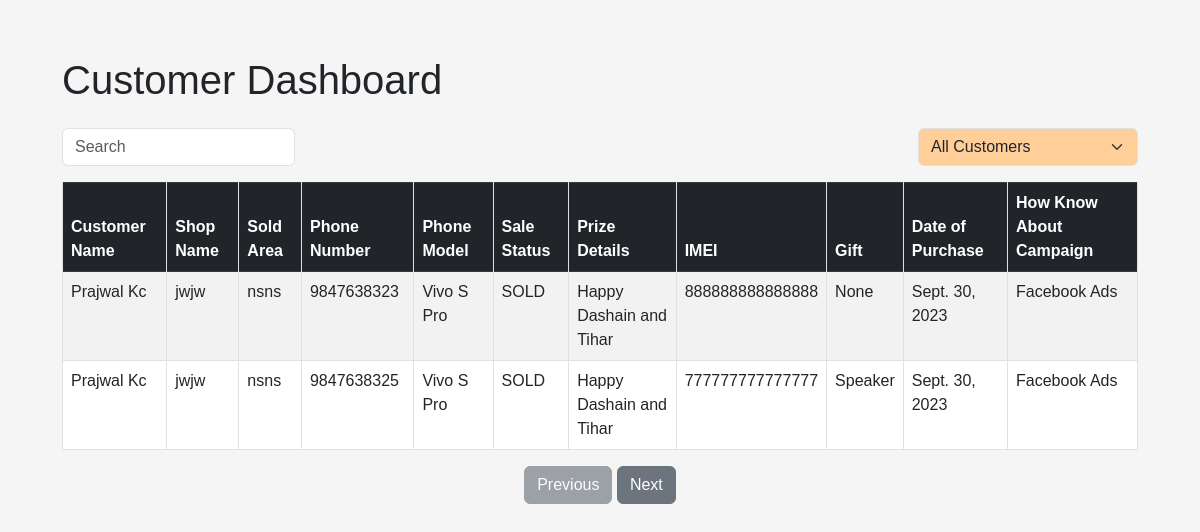
The app's page /customer-dashboard/, older data.
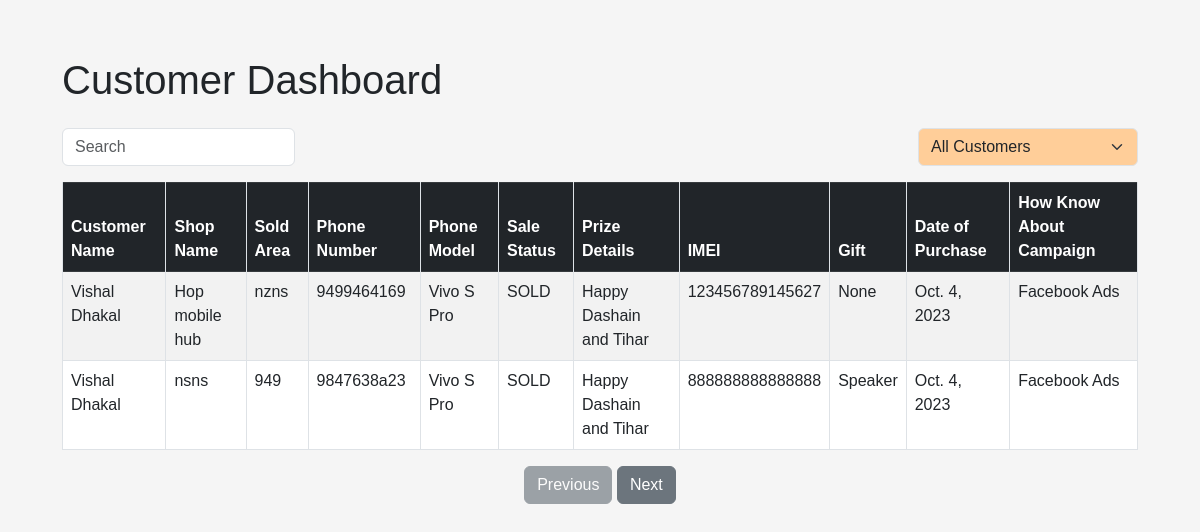
The same page, newer data.
### gifts/models.py (models this page shows, shortened)
class Customer(models.Model):
    CAMPAIGN_CHOICES = [
        ("Facebook Ads", "Facebook Ads"),
        ("Reatil Shop", "Reatil Shop"),
        ("Google Ads", "Google Ads"),
        ("Others", "Others"),
    ]
    customer_name = models.CharField(max_length=400)
    shop_name = models.TextField()
    sold_area = models.CharField(max_length=800)
    phone_number = models.CharField(max_length=400)
    phone_model = models.ForeignKey(MobilePhone, on_delete=models.CASCADE)
    sale_status = models.CharField(max_length=400, default="SOLD")
    prize_details = models.CharField(
        max_length=900, default="Happy Dashain and Tihar")
    gift = models.ForeignKey(Gift, on_delete=models.CASCADE, null=True)
    imei = models.CharField(max_length=400)
    date_of_purchase = models.DateField(auto_now_add=True, auto_now=False)
    how_know_about_campaign = models.CharField(
        max_length=800, choices=CAMPAIGN_CHOICES)
    recharge_card = models.ForeignKey(RechargeCard, on_delete=models.CASCADE,null=True,related_name="recharge_card")
    ntc_recharge_card = models.BooleanField(default=False)
    amount_of_card = models.IntegerField(default=50)
    profession =  models.CharField(max_length=400, default="None")
    class Meta:
        ordering = ("-date_of_purchase",)

class MobilePhone(models.Model):
    phone_model = models.CharField(max_length=400)
    def __str__(self):
        return self.phone_model

class Gift(models.Model):
    name = models.CharField(max_length=400)
    image_url = models.FileField()
    def __str__(self):
        return self.name

### gifts/views.py (the view)
# urls.py: path('customer-dashboard/', customer_dashboard, name='customer_dashboard'),
def customer_dashboard(request):
    customers = Customer.objects.all()
    customers_with_gifts = Customer.objects.filter(gift__isnull=False)
    customers_without_gifts = Customer.objects.filter(gift__isnull=True)
    context = {
        'customers': customers,
        'customers_with_gifts': customers_with_gifts,
        'customers_without_gifts': customers_without_gifts,
    }
    return render(request, 'customer_dashboard.html', context)

### gifts/templates/customer_dashboard.html (shortened to what this page needs)
{% load static %}
<!DOCTYPE html>
<html lang="en">
<head>
    <link rel="stylesheet" href="https://cdn.jsdelivr.net/npm/bootstrap@5.3.0/dist/css/bootstrap.min.css">
    <link rel="stylesheet" href="{% static 'dashboard.css' %}">
</head>
<body>
    <div class="container mt-4">
        <h1 class="mb-4">Customer Dashboard</h1>
        <div class="d-flex justify-content-between align-items-center mb-3">
            <div class="form-group mb-0">
                <input type="text" id="searchInput" class="form-control" placeholder="Search">
            </div>
            <div class="form-group mb-0">
                <select class="form-select filterSelect" id="giftFilter" style="background-color:#ffce99;">
                    <option value="">All Customers</option>
                </select>
            </div>
        </div>
        <table class="table table-striped table-bordered">
            <thead class="table-dark">
                <tr>
                    <th>Customer Name</th>
                    <th>Shop Name</th>
                    <th>Sold Area</th>
                    <th>Phone Number</th>
                    <th>Phone Model</th>
                    <th>Sale Status</th>
                    <th>Prize Details</th>
                    <th>IMEI</th>
                    <th>Gift</th>
                    <th>Date of Purchase</th>
                    <th>How Know About Campaign</th>
                </tr>
            </thead>
            <tbody>
                {% for customer in customers %}
                <tr
                    class="customer-row {% if customer.gift %}customers-with-gift{% else %}customers-no-gift{% endif %}">
                    <td>{{ customer.customer_name }}</td>
                    <td>{{ customer.shop_name }}</td>
                    <td>{{ customer.sold_area }}</td>
                    <td>{{ customer.phone_number }}</td>
                    <td>{{ customer.phone_model }}</td>
                    <td>{{ customer.sale_status }}</td>
                    <td>{{ customer.prize_details }}</td>
                    <td>{{ customer.imei }}</td>
                    <td>{{ customer.gift }}</td>
                    <td>{{ customer.date_of_purchase }}</td>
                    <td>{{ customer.how_know_about_campaign }}</td>
                </tr>
                {% endfor %}
            </tbody>
        </table>
        <div class="text-center">
            <button class="btn btn-secondary mr-2" id="prevBtn">Previous</button>
            <button class="btn btn-secondary" id="nextBtn">Next</button>
        </div>
    </div>
</body>
</html>

### static/dashboard.css (style rules this page uses)
body { font-family: Arial, sans-serif; background-color: #f5f5f5; }
.container { padding: 2rem; }
table { width: 100%; border-collapse: collapse; margin-bottom: 2rem; }
th, td { padding: 0.75rem; border: 1px solid #dee2e6; }
th { background-color: #f8f9fa; font-weight: bold; }
tr:nth-child(even) { background-color: #f2f2f2; }
.text-center { text-align: center; margin-top: 1rem; }

Row changes from the older to the newer data that the page shows:
removed Customer: customer_name "Prajwal Kc", shop_name "jwjw", sold_area "nsns", phone_number "9847638323", phone_model "Vivo S Pro", sale_status "SOLD", prize_details "Happy Dashain and Tihar", imei "888888888888888", gift "None", date_of_purchase "Sept. 30, 2023", how_know_about_campaign "Facebook Ads"
removed Customer: customer_name "Prajwal Kc", shop_name "jwjw", sold_area "nsns", phone_number "9847638325", phone_model "Vivo S Pro", sale_status "SOLD", prize_details "Happy Dashain and Tihar", imei "777777777777777", gift "Speaker", date_of_purchase "Sept. 30, 2023", how_know_about_campaign "Facebook Ads"
added Customer: customer_name "Vishal Dhakal", shop_name "Hop mobile hub", sold_area "nzns", phone_number "9499464169", phone_model "Vivo S Pro", sale_status "SOLD", prize_details "Happy Dashain and Tihar", imei "123456789145627", gift "None", date_of_purchase "Oct. 4, 2023", how_know_about_campaign "Facebook Ads"
added Customer: customer_name "Vishal Dhakal", shop_name "nsns", sold_area "949", phone_number "9847638a23", phone_model "Vivo S Pro", sale_status "SOLD", prize_details "Happy Dashain and Tihar", imei "888888888888888", gift "Speaker", date_of_purchase "Oct. 4, 2023", how_know_about_campaign "Facebook Ads"
